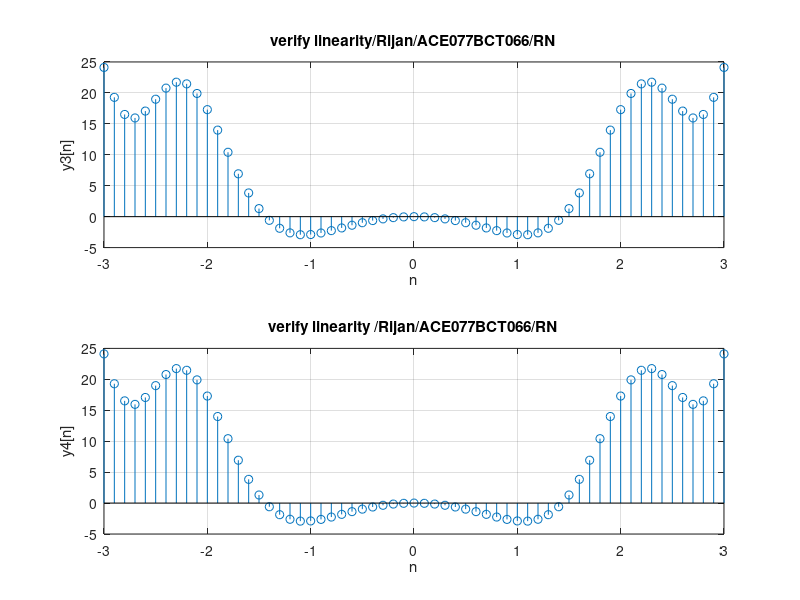

Reproduce this figure in MATLAB.
clc;
close all;
clear all;
a1=3;
a2=-7;
n=-3:0.1:3;
x1=n;
x2=sin(n);
y1=n.^2;
y2=sin(n.^2);
y3=a1*y1+a2*y2;
x3=a1*x1+a2*x2;
y4=a1.*n.^2+a2.*sin(n.^2);
subplot(2,1,1);
stem(n,y3);
xlabel('n');
ylabel('y3[n]');
title('verify linearity/Rijan/ACE077BCT066/RN');
grid on;
subplot(2,1,2);
stem(n,y4);
xlabel('n');
ylabel('y4[n]');
title('verify linearity /Rijan/ACE077BCT066/RN');
grid on;